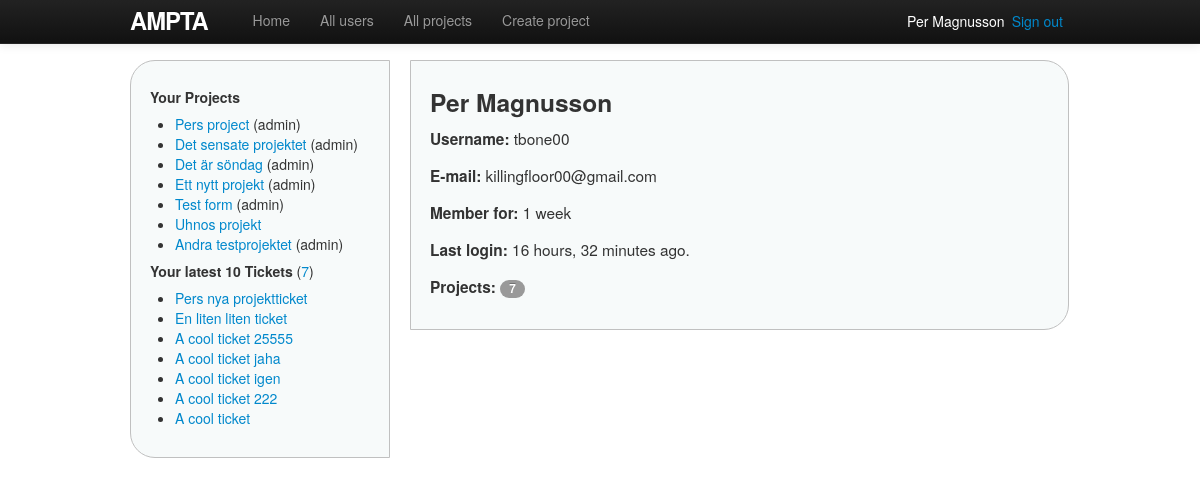
/users/1/ (signed in), run on an earlier commit of the app's database.
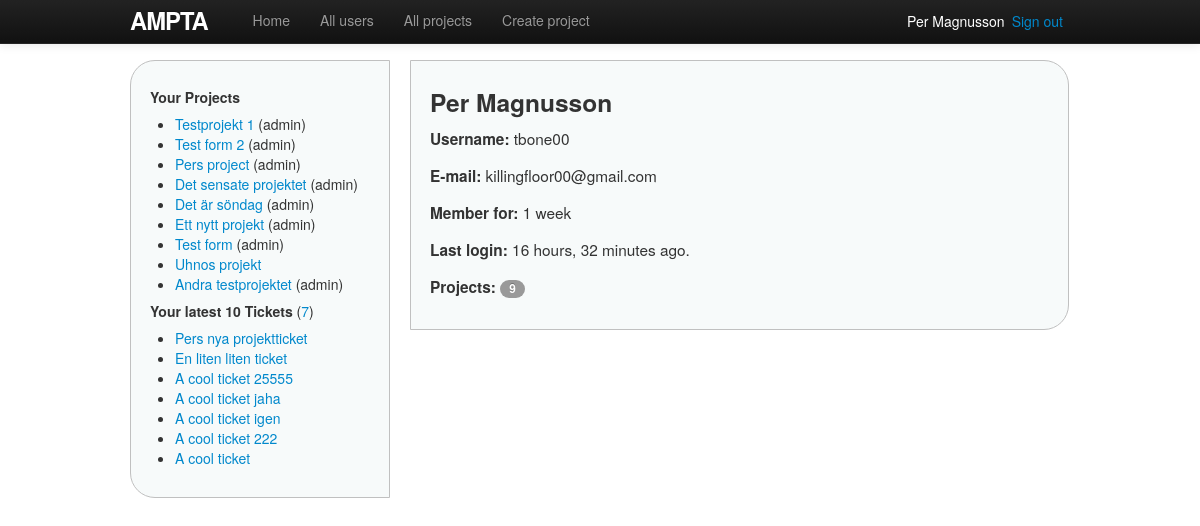
And on a later commit of the database.
### ampta/models.py (models this page shows, shortened)
class Project(models.Model):
    name = models.CharField(max_length=30)
    description = models.TextField()
    start_date = models.DateField()
    end_date = models.DateField()
    users = models.ManyToManyField(User, related_name='projects', blank=True)
    owner = models.ForeignKey(User, related_name='projects_owned_by_user')
    date_added = models.DateTimeField()
    date_updated = models.DateTimeField()
    def owned_by_user(self, user):
        return self.owner == user

class Ticket(models.Model):
    name = models.CharField(max_length=30)
    description = models.TextField()
    start_date = models.DateField();
    end_date = models.DateField();
    status = models.ForeignKey(Status, related_name='tickets')
    project = models.ForeignKey(Project, related_name='tickets')
    owner = models.ForeignKey(User, related_name='tickets')
    date_added = models.DateTimeField()
    date_updated = models.DateTimeField()

### ampta/views/views.py (the view)
# urls.py: url(r'^users/(?P<user_id>\d+)/$', 'user_show', name='user'),
@login_required(login_url='/login')
def user_show(request, user_id=None):
    the_user = get_object_or_404(User, id=user_id)
    return render(request, 'users/show.html', {'the_user': the_user})

### ampta/templatetags/custom_filters.py (called while the page is built)
@register.filter(name='user_projects')
def user_projects(user):
    projects = user.projects.order_by('-date_added')
    return projects

@register.filter(name='project_owned_by_user')
def project_owned_by_user(project, user):
    return project.owned_by_user(user)

### ampta/templates/users/show.html (shortened to what this page needs)
{% extends 'shared/base.html' %}
{% block content %}
<h3>{{ the_user.get_full_name }}</h3>
<p><strong>Username:</strong> {{ the_user.username }}</p>
<p><strong>E-mail:</strong> {{ the_user.email|default:"-" }}</p>
<p><strong>Member for:</strong> {{ the_user.date_joined|timesince }}</p>
<p><strong>Last login:</strong> {{ the_user.last_login|timesince }} ago.</p>
<p><strong>Projects:</strong> <span class="badge">{{ the_user.projects.count }}</span></p>
{% endblock %}

### ampta/templates/shared/base.html (shortened to what this page needs)
<!DOCTYPE html>
<html>
	<head>
		{% block styles %}
			<link rel="stylesheet" href="http://code.jquery.com/ui/1.10.1/themes/base/jquery-ui.css" />
			<link rel="stylesheet" type="text/css" href="{{ STATIC_URL }}styles/bootstrap.min.css">
			<link rel="stylesheet" type="text/css" href="{{ STATIC_URL }}styles/site.css">
		{% endblock %}
	</head>
	<body>
	{% block body %}
		<div class="container">
		<header>
			<nav class="navbar navbar-inverse navbar-fixed-top">
				<div class="navbar-inner">
					<div class="container">
						<a href="{% url home %}" id="logo" class="brand">Ampta</a>
						<div class="nav-collapse collapse">
							<ul class="nav">
								<li {% if home_active %}class="active"{% endif %}>
									<a href="{% url home %}">Home</a>
								</li>
								<li {% if all_users_active %}class="active"{% endif %}>
									<a href="{% url users %}">All users</a>
								</li>
								<li {% if projects_active %}class="active"{% endif %}>
									<a href="{% url projects %}">All projects</a>
								</li>
								<li {% if create_projects_active %}class="active"{% endif %}>
									<a href="{% url new_project %}">Create project</a>
								</li>
							</ul>
						</div>
						<span class="sign_out pull-right"><a href="{% url logout %}">Sign out</a></span>
						<span class="active_user pull-right">
							<a href="{% url user user.id %}">{{ user.get_full_name }}</a>
						</span>
					</div>
				</div>
			</nav>
		</header>
		<div class="sidenav pull-left">
			{% include 'shared/_sidenav_projects_tickets.html' %}
		</div>
		<div class="main pull-left">
			{% block content %}{% endblock %}
		</div>
		</div>
	{% endblock body %}
	</body>
</html>

### ampta/templates/shared/_sidenav_projects_tickets.html (shortened to what this page needs)
{% load custom_filters %}
<h5>Your Projects</h5>
<ul>
{% with projects=user|user_projects %}
{% for p in projects %}
	<li>
		<a href="{% url project p.id %}">{{ p.name }}</a>
		{% if p|project_owned_by_user:user %}(admin){% endif %}
	</li>
{% endfor%}
{% endwith %}
</ul>
<h5>Your latest 10 Tickets
	<span class="countTickets">(<a href="{% url tickets %}">{{ user.tickets.count }}</a>)</span>
</h5>
<ul>
{% for t in user.tickets.all|dictsortreversed:"date_added"|slice:"10" %}
	<li><a href="{% url project_ticket t.project.id t.id %}">{{ t.name }}</a></li>
{% endfor %}
</ul>

What changed in the data, as far as the page shows it:
added Project: name "Testprojekt 1", shows "(admin)"
added Project: name "Test form 2", shows "(admin)"
Also different on the page:
{{ the_user.projects.count }}: "7" → "9"
